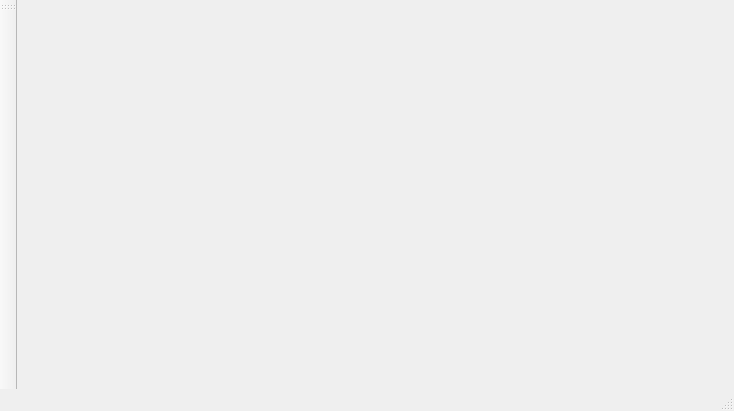
<?xml version="1.0" encoding="UTF-8"?>
<ui version="4.0">
 <class>MainWindow</class>
 <widget class="QMainWindow" name="MainWindow">
  <property name="geometry">
   <rect>
    <x>0</x>
    <y>0</y>
    <width>734</width>
    <height>411</height>
   </rect>
  </property>
  <property name="windowTitle">
   <string>MainWindow</string>
  </property>
  <widget class="QWidget" name="centralwidget">
   <layout class="QHBoxLayout" name="horizontalLayout">
    <item>
     <widget class="QStackedWidget" name="stackedWidget">
      <property name="currentIndex">
       <number>-1</number>
      </property>
     </widget>
    </item>
   </layout>
  </widget>
  <widget class="QStatusBar" name="statusbar"/>
  <widget class="QToolBar" name="toolBar">
   <property name="windowTitle">
    <string>toolBar</string>
   </property>
   <property name="allowedAreas">
    <set>Qt::LeftToolBarArea</set>
   </property>
   <attribute name="toolBarArea">
    <enum>LeftToolBarArea</enum>
   </attribute>
   <attribute name="toolBarBreak">
    <bool>false</bool>
   </attribute>
  </widget>
 </widget>
 <resources/>
 <connections/>
</ui>
